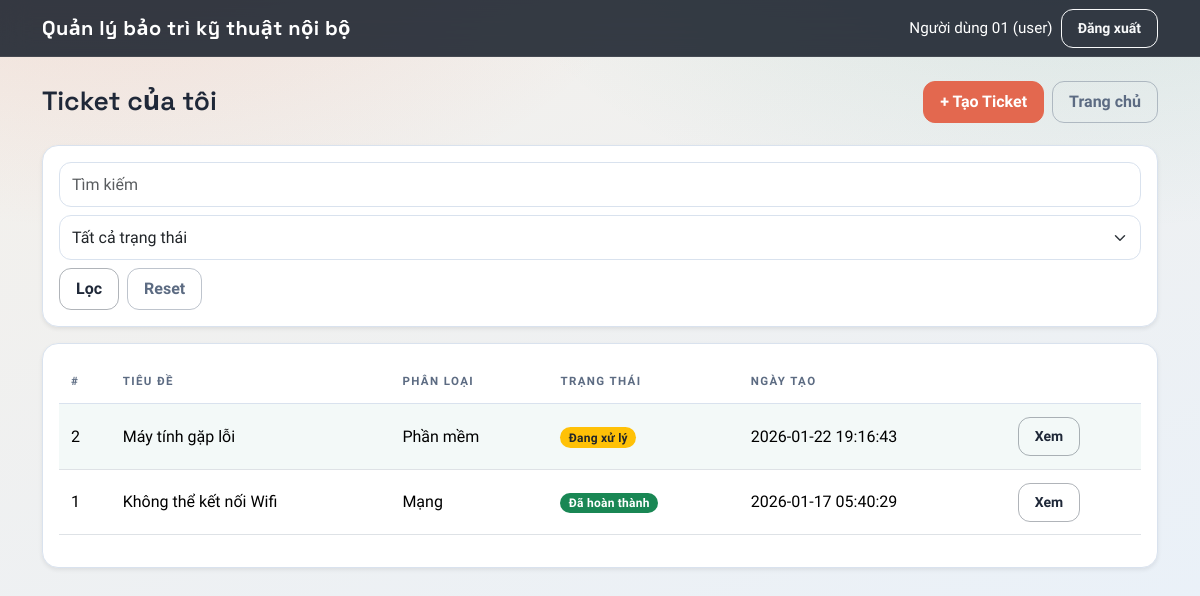
The page /tickets_my.php (signed in) on the database its author committed.
### tables this page shows
CREATE TABLE `tickets` (
  `id` int(11) NOT NULL,
  `tieu_de` varchar(200) NOT NULL,
  `mo_ta` text NOT NULL,
  `phan_loai_id` int(11) NOT NULL,
  `user_id` int(11) NOT NULL,
  `assigned_to` int(11) DEFAULT NULL,
  `trang_thai` enum('Mới','Đang xử lý','Đã hoàn thành','Từ chối') NOT NULL DEFAULT 'Mới',
  `ly_do_tu_choi` text DEFAULT NULL,
  `created_at` datetime NOT NULL DEFAULT current_timestamp(),
  `updated_at` datetime DEFAULT NULL
);

CREATE TABLE `phan_loai` (
  `id` int(11) NOT NULL,
  `ten` varchar(100) NOT NULL
);

### inc/auth.php (called while the page is built, shortened)
<?php
function current_user(): ?array {
    return $_SESSION['user'] ?? null;
}
function e(string $str): string {
    return htmlspecialchars($str, ENT_QUOTES, 'UTF-8');
}
function enforce_route_access(): void {
    $role = current_user()['role'] ?? '';
}

### tickets_my.php (the view, shortened to what this page needs)
<?php
require_once __DIR__ . "/inc/db.php";
require_once __DIR__ . "/inc/auth.php";
$role = current_user()['role'];
$q = trim($_GET['q'] ?? '');
$where = [];
$params = [];
if ($role === 'user') {
    $where[] = "t.user_id = ?";
    $params[] = current_user()['id'];
} else {
    $where[] = "t.assigned_to = ?";
    $params[] = current_user()['id'];
}
$sql = "
    SELECT t.*, p.ten AS phan_loai, u.full_name AS nguoi_tao
    FROM tickets t
    JOIN phan_loai p ON p.id = t.phan_loai_id
    JOIN users u ON u.id = t.user_id
";
if ($where) {
    $sql .= " WHERE " . implode(" AND ", $where);
}
$sql .= " ORDER BY t.created_at DESC";
$stmt = $pdo->prepare($sql);
$stmt->execute($params);
$tickets = $stmt->fetchAll();
include __DIR__ . "/inc/header.php";
?>
<div class="page-header">
  <h4 class="m-0">
    <?= $role === 'user' ? "Ticket của tôi" : "Ticket được giao" ?>
  </h4>
  <div class="d-flex gap-2">
    <?php if ($role === 'user'): ?>
      <a class="btn btn-dark" href="tickets_create.php">+ Tạo Ticket</a>
    <?php endif; ?>
    <a class="btn btn-outline-secondary" href="dashboard.php">Trang chủ</a>
  </div>
</div>
<div class="card shadow-sm mb-3">
  <div class="card-body">
    <form method="get" class="d-flex flex-wrap gap-2 align-items-center">
      <input name="q" value="<?= e($q) ?>" class="form-control" placeholder="Tìm kiếm">
      <select name="status" class="form-select">
        <option value="">Tất cả trạng thái</option>
      </select>
      <button class="btn btn-outline-dark">Lọc</button>
      <a class="btn btn-outline-secondary" href="tickets_my.php">Reset</a>
    </form>
  </div>
</div>
<div class="card shadow-sm">
  <div class="card-body">
    <div class="table-responsive">
      <table class="table table-sm align-middle table-striped">
        <thead>
          <tr>
            <th>#</th>
            <th>Tiêu đề</th>
            <th>Phân loại</th>
            <th>Trạng thái</th>
            <th>Ngày tạo</th>
            <th></th>
          </tr>
        </thead>
        <tbody>
          <?php foreach ($tickets as $t): ?>
            <tr>
              <td><?= (int)$t['id'] ?></td>
              <td><?= e($t['tieu_de']) ?></td>
              <td><?= e($t['phan_loai']) ?></td>
              <td>
                <span class="badge bg-<?= $t['trang_thai']==='Đã hoàn thành'?'success':($t['trang_thai']==='Đang xử lý'?'warning text-dark':($t['trang_thai']==='Từ chối'?'danger':'secondary')) ?>">
                  <?= e($t['trang_thai']) ?>
                </span>
              </td>
              <td><?= e($t['created_at']) ?></td>
              <td>
                <a class="btn btn-sm btn-outline-dark" href="tickets_view.php?id=<?= (int)$t['id'] ?>">Xem</a>
              </td>
            </tr>
          <?php endforeach; ?>
        </tbody>
      </table>
    </div>
  </div>
</div>
<?php include __DIR__ . "/inc/footer.php"; ?>

### inc/header.php (style rules this page uses)
:root { color-scheme: light; --bg-1: #f4f0ea; --bg-2: #e8f1fb; --ink: #1f2838; --ink-soft: #5c6b82; --accent: #e3684f; --accent-2: #1f8f7c; --card: #ffffff; --border: #d9e2ee; --shadow: 0 18px 45px rgba(20, 35, 60, 0.12); }
* { box-sizing: border-box; }
body.app-body { font-family: "Plus Jakarta Sans", "Segoe UI", sans-serif; color: var(--ink); background: radial-gradient(1000px 520px at 90% -10%, rgba(31, 143, 124, 0.12), transparent 60%), radial-gradient(900px 520px at 10% -10%, rgba(227, 104, 79, 0.14), transparent 60%), linear-gradient(160deg, var(--bg-1), var(--bg-2)); min-height: 100vh; }
a { text-decoration: none; }
.page-header { display: flex; align-items: center; justify-content: space-between; gap: 16px; flex-wrap: wrap; margin-bottom: 22px; animation: float-in 0.45s ease both; }
.page-title, .page-header h4, .page-header h5, .card h4, .card h5 { font-family: "Space Grotesk", "Segoe UI", sans-serif; font-weight: 600; margin: 0; font-size: clamp(1.2rem, 1.2rem + 0.6vw, 1.7rem); }
.card { border: 1px solid var(--border); border-radius: 16px; box-shadow: var(--shadow); background: var(--card); animation: float-in 0.6s ease both; }
.table { --bs-table-striped-bg: rgba(31, 143, 124, 0.05); }
.table thead th { text-transform: uppercase; font-size: 0.72rem; letter-spacing: 0.12em; color: var(--ink-soft); border-bottom-color: var(--border); }
.table td, .table th { padding: 0.8rem 0.75rem; }
.badge { border-radius: 999px; padding: 0.35em 0.7em; font-weight: 600; letter-spacing: 0.02em; }
.btn { border-radius: 12px; font-weight: 600; padding: 0.5rem 1rem; }
.btn-dark { background: var(--accent); border-color: var(--accent); }
.btn-outline-dark { color: var(--ink); border-color: rgba(31, 40, 56, 0.35); }
.btn-outline-secondary { color: var(--ink-soft); border-color: rgba(92, 107, 130, 0.4); }
.form-control, .form-select { border-radius: 12px; border-color: var(--border); padding: 0.6rem 0.75rem; }

### rows shown on the page
tickets: id "2", tieu_de "Máy tính gặp lỗi", phan_loai.ten "Phần mềm", trang_thai "Đang xử lý", created_at "2026-01-22 19:16:43"
tickets: id "1", tieu_de "Không thể kết nối Wifi", phan_loai.ten "Mạng", trang_thai "Đã hoàn thành", created_at "2026-01-17 05:40:29"

### other values the page prints
current_user()['full_name'] "Người dùng 01"
current_user()['role'] "user"
